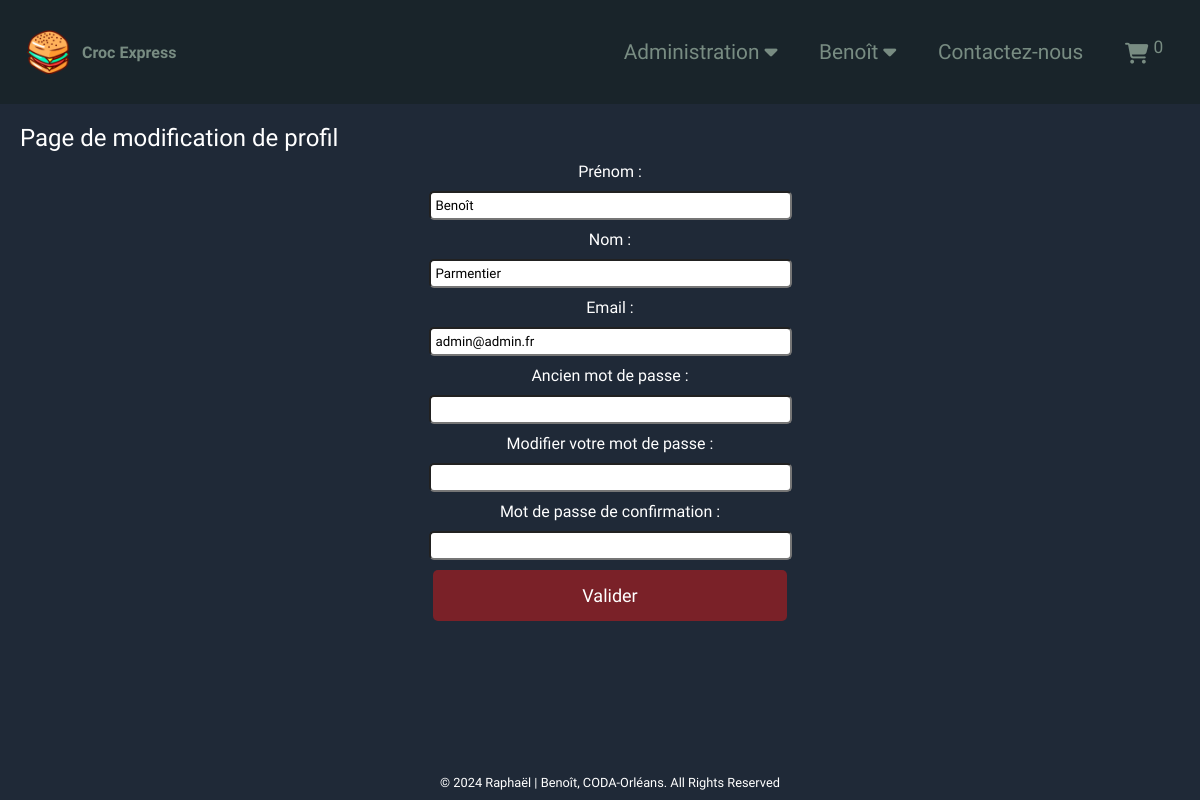
The app's page /index.php?page=edit_profile (signed in) with its own data.
### tables this page shows
CREATE TABLE `users` (
  `id` int(11) NOT NULL,
  `firstname` varchar(100) NOT NULL,
  `lastname` varchar(100) NOT NULL,
  `email` varchar(255) NOT NULL,
  `password` varchar(255) NOT NULL,
  `is_admin` tinyint(1) DEFAULT '0',
  `created_at` timestamp NULL DEFAULT CURRENT_TIMESTAMP
);

### src/controllers/edit_profile_controller.php (called while the page is built, shortened)
<?php
$userInfos = $userManager->getOne($_SESSION['user_id']);
require PATH_VIEWS . 'edit_profile.php';

### public/index.php (called while the page is built, shortened)
<?php
require PATH_TO_PRIVATE . "core/DBconnection.php";
require "imports.php";
require PATH_VIEWS . 'layout.php';

### public/imports.php (called while the page is built, shortened)
<?php
$userManager = new UserManager($bdd, "users");

### src/classes/managers/Manager.class.php (called while the page is built, shortened)
<?php
abstract class Manager
{
    protected PDO $bdd;
    protected string $table;
    public function __construct(PDO $database_connection, string $table)
    {
        $this->bdd = $database_connection;
        $this->table = $table;
    }
    public function getOne(int $data_id)
    {
        $query = "SELECT * FROM " . $this->table . " WHERE id=:id";
        $response = $this->bdd->prepare($query);
        $response->execute([
            'id' => $data_id
        ]);
        return $response->fetch();
    }
}

### src/views/edit_profile.php (the view, shortened to what this page needs)
<h3>Page de modification de profil</h3>
<div class="container">
    <form action="" method="post" class="form">
        <label for="firstname">Prénom : </label>
        <input type="text" class="form-control" id="firstname" name="firstname"
               value="<?= htmlspecialchars($userInfos['firstname']) ?>">
        <label for="lastname">Nom : </label>
        <input type="text" class="form-control" id="lastname" name="lastname"
               value="<?= htmlspecialchars($userInfos['lastname']) ?>">
        <label for="email">Email : </label>
        <input type="email" id="email" name="email" value="<?= htmlspecialchars($userInfos['email']) ?>">
        <label for="password">Ancien mot de passe : </label>
        <input type="password" id="password-old" name="password_old">
        <label for="password">Modifier votre mot de passe : </label>
        <input type="password" id="password" name="password">
        <label for="password-confirmation">Mot de passe de confirmation : </label>
        <input type="password" id="password-confirmation" name="password_confirmation">
        <button type="submit" class="submit">Valider</button>
    </form>
</div>

### src/styles/style.css (style rules this page uses)
* { margin: 0; padding: 0; color: #FFF; font-family: "Work Sans", sans-serif; }
button { border: none; outline: none; cursor: pointer; }
body { background-color: #1f2937; }
.container { display: flex; justify-content: center; gap: 10px; flex-wrap: wrap; transition: 0.7s; padding-bottom: 10vh; }
.form { display: flex; flex-direction: column; align-items: center; justify-content: center; gap: 10px; padding: 10px; width: 30%; }
h3 { font-size: 1.5em; font-weight: 400; font-synthesis: none; text-rendering: optimizeLegibility; -webkit-font-smoothing: antialiased; -moz-osx-font-smoothing: grayscale; }
.form input, .form textarea { padding: 5px 0 5px 5px; width: 100%; border-radius: 5px; caret-color: #F00; color: #000; }
.submit { width: 100%; padding: 15px 0; font-size: 18px; font-weight: 500; border-radius: 5px; cursor: pointer; background-color: #d01a1a83; transition: 0.5s; width: 100%; }

### records on screen
users: firstname "Benoît", lastname "Parmentier", email "admin@admin.fr"

### other values on screen
$_SESSION['name'] "Benoît"
$total "0"
